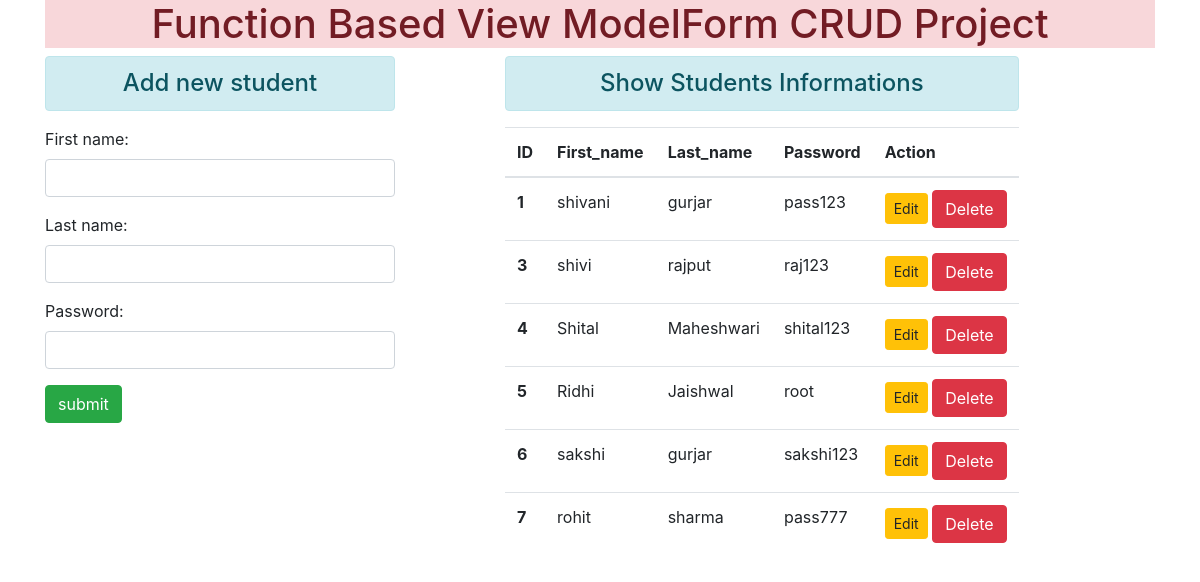
/home/, run on the app's committed database.
### crudApp/models.py (models this page shows)
class your_model(models.Model):
    First_name=models.CharField(max_length=55)
    Last_name=models.CharField(max_length=55, null="True")
    Password=models.CharField(max_length=100)

### crudApp/views.py (the view)
# urls.py: 2. Add a URL to urlpatterns:  path('', views.home, name='home')
def home(request):
    if request.method =='POST':
     fm= StudentRegistration(request.POST)
     if fm.is_valid():
         nm = fm.cleaned_data['First_name']
         lm = fm.cleaned_data['Last_name']
         pw = fm.cleaned_data['Password']
         reg = your_model(First_name=nm,Last_name=lm,Password=pw)
         reg.save()
         fm= StudentRegistration()
    else:
     fm= StudentRegistration()
    stud = your_model.objects.all()
    return render(request, 'index.html',{'form':fm, 'stu':stud})

### crudApp/forms.py
class StudentRegistration(forms.ModelForm):
    class Meta:
        model = your_model
        fields= ['First_name','Last_name','Password']
        widgets = {
            'First_name' : forms.TextInput(attrs={'class':'form-control'}),
            'Last_name' : forms.TextInput(attrs={'class':'form-control'}),
            'Password' : forms.PasswordInput(render_value=True,attrs={'class':'form-control'}),
        }

### crudApp/templates/index.html (shortened to what this page needs)
{% extends "base.html" %}
{% block content %}
    <div class="row">
        <div class="col-sm-4">
            <h4 class="text-center alert alert-info">Add new student</h4>
            <form action ="" method="POST">
            {{form.as_p}}
            <input type="submit"class="btn btn-success"value="submit">
            </form>
        </div>
        <div class="col-7-sm offset-1">
            <h4 class="text-center alert alert-info">Show Students Informations</h4>
            {% if stu %}
            <table class="table table-hover">
                <thead>
                  <tr>
                    <th scope="col">ID</th>
                    <th scope="col">First_name</th>
                    <th scope="col">Last_name</th>
                    <th scope="col">Password</th>
                    <th scope="col">Action</th>
                  </tr>
                </thead>
                <tbody>
                 {% for st in stu %}
                  <tr>
                    <th scope="row">{{st.id}}</th>
                    <td>{{st.First_name}}</td>
                    <td>{{st.Last_name}}</td>
                    <td>{{st.Password}}</td>
                    <td>
                      <a href="{% url 'updatedata' st.id %}" class="btn btn-warning btn-sm">Edit</a>
                      <form action = "{% url 'deletedata' st.id %}" method="post" class="d-inline">{% csrf_token %}
                       <input type="submit"class = "btn btn-danger" value="Delete">
                      </form>
                    </td>
                  </tr>
                   {% endfor %}
                </tbody>
              </table>
            {% else %}
                <h2 class="text-center alert alert-info">No Records</h2>
            {% endif %}
        </div>
    </div>
{% endblock content %}

### crudApp/templates/base.html (shortened to what this page needs)
<!DOCTYPE html>
<html lang="en">
<head>
    <link rel="stylesheet" href="https://cdn.jsdelivr.net/npm/bootstrap@4.6.2/dist/css/bootstrap.min.css">
</head>
<body>
    <div class="container">
        <h1 class="text-center alert-danger">Function Based View ModelForm CRUD Project</h1>
        {% block content %}
        {% endblock content %}
    </div>
</body>
</html>

### data on the page
your_model: id "1", First_name "shivani", Last_name "gurjar", Password "pass123"
your_model: id "3", First_name "shivi", Last_name "rajput", Password "raj123"
your_model: id "4", First_name "Shital", Last_name "Maheshwari", Password "shital123"
your_model: id "5", First_name "Ridhi", Last_name "Jaishwal", Password "root"
your_model: id "6", First_name "sakshi", Last_name "gurjar", Password "sakshi123"
your_model: id "7", First_name "rohit", Last_name "sharma", Password "pass777"
